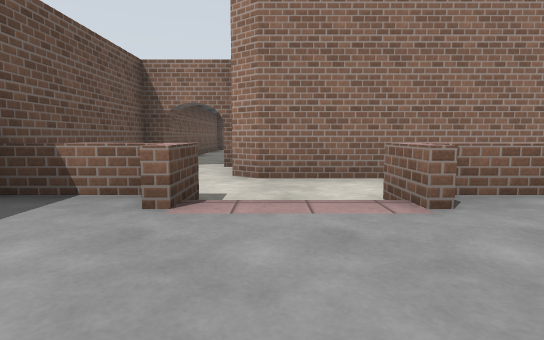
view 1 (above)

16 first-person views from a walk through a Gazebo world. The camera is 0.94 m above the floor, tilts 6° down and sees 80° across. The floor is counted in squares, 2 m on a side. Each view is taken from the middle of a square. On the plan, view 1 faces up. The plan holds only what a view shows up to about 9 squares ahead; the rest is blank. The place goes on beyond the plan. Surface patterns are stand-ins for the level's own textures.

view 2
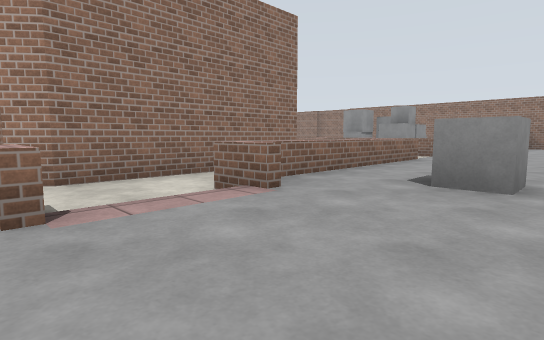

view 3
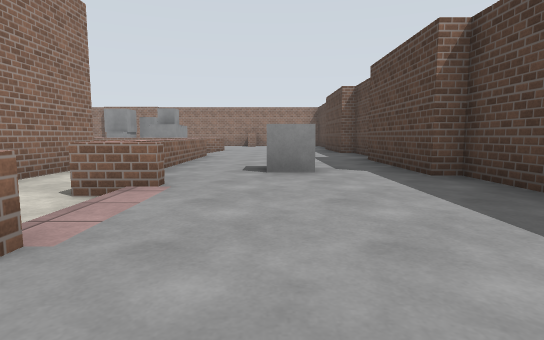

view 4
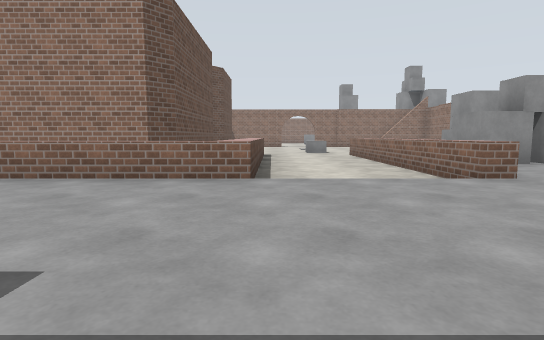

view 5
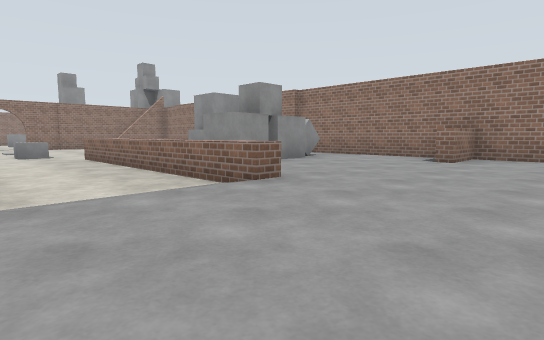

view 6
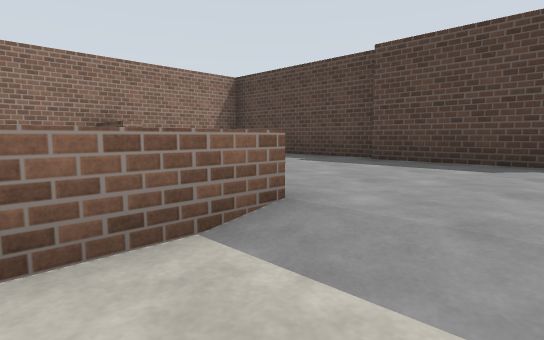

view 7
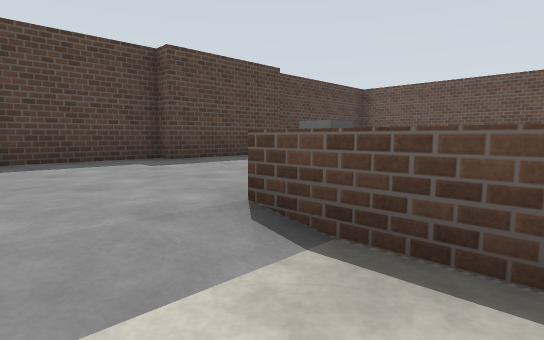

view 8
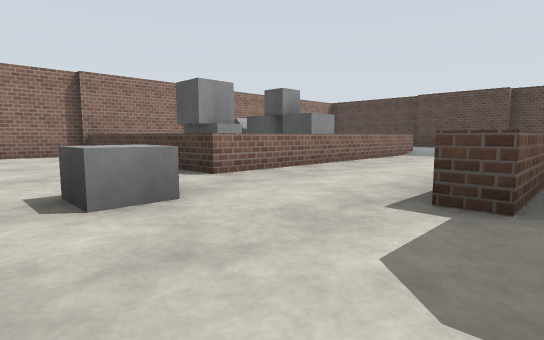

view 9
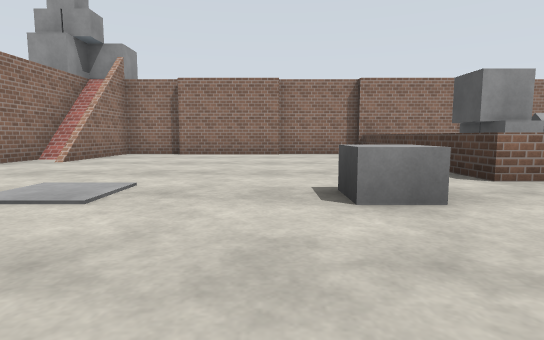

view 10
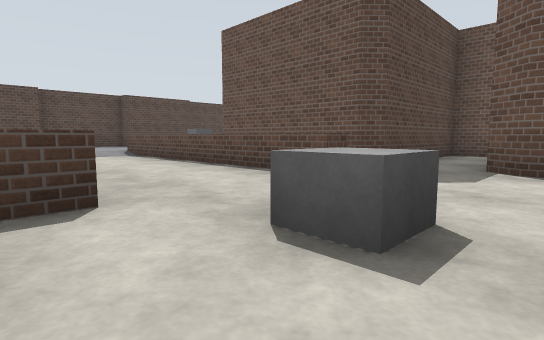

view 11
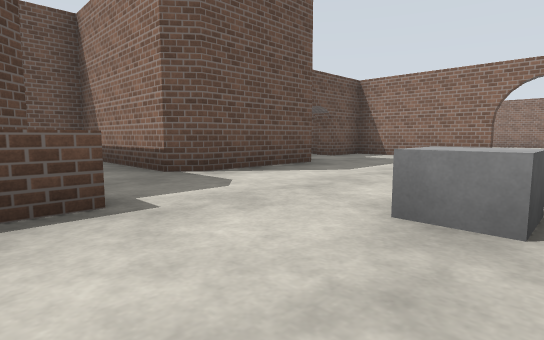

view 12
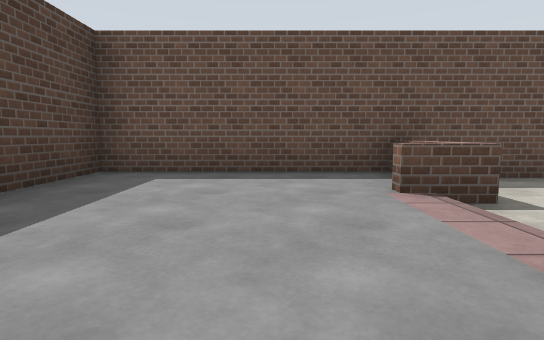

view 13
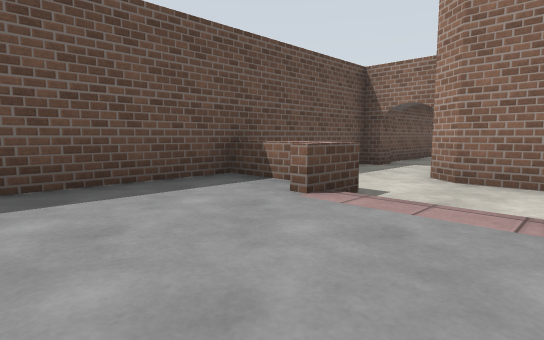

view 14
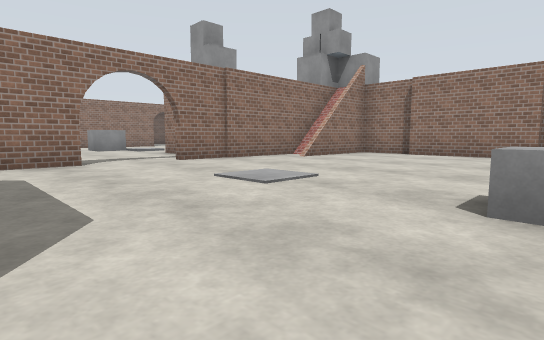

view 15
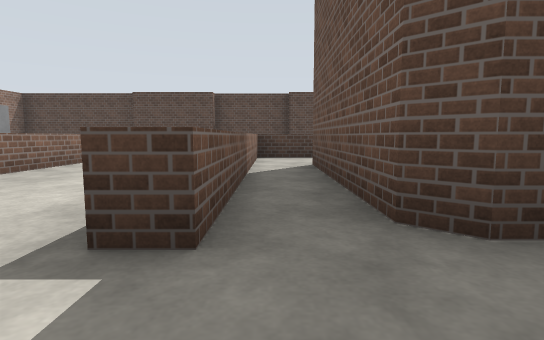

view 16
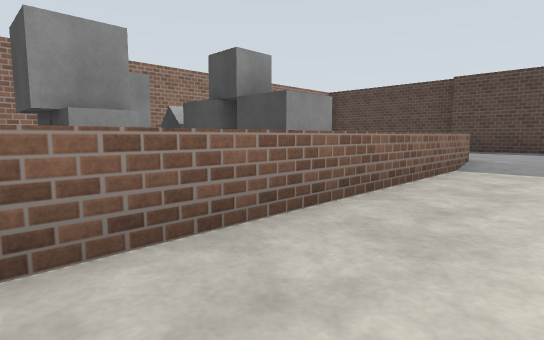

### Floor plan
Key: @ floor where view 1 was taken; # wall or solid block; . main floor; : floor 0.25 m higher than the main floor; / step, stairs or slope; = window, fence, low wall or low ledge.
Columns run from 3 left of view 1 to 14 right of it. Each row starts with its distance up from view 1.
 19           ...
 18           ...#
 17           ...#
 16       ####..####
 15       #.......####
 14       ...........#
 13        #.........#
 12        #.........#
 11        #.........#
 10    #####...=.....#
  9  ###........=====
  8  # #####.=..=    #
  7  #     #.=..=    #
  6  ###   #.=..=  # #
  5 #..#####.=..####:#
  4 #........=..=::::#
  3  ==.======//=::::#
  2 #:=:=:::::::::::##
  1 #:::::#::::::::::#
  0 #::@:::::::::::  #
 -1 #::::###::###:: :#
 -2 ###### ####  ####

Positions as (right, up) in squares from view 1, and headings:
1: (0, 0), facing up
2: (-1, 0), facing up-right
3: (-2, 1), facing right
4: (6, -1), facing up
5: (6, 0), facing up-right
6: (7, 4), facing down-right
7: (7, 4), facing down-left
8: (5, 11), facing down-right
9: (5, 11), facing right
10: (9, 11), facing down-left
11: (8, 8), facing up-left
12: (2, 1), facing left
13: (1, 0), facing up-left
14: (5, 10), facing up-right
15: (5, 10), facing down
16: (7, 8), facing down-right
